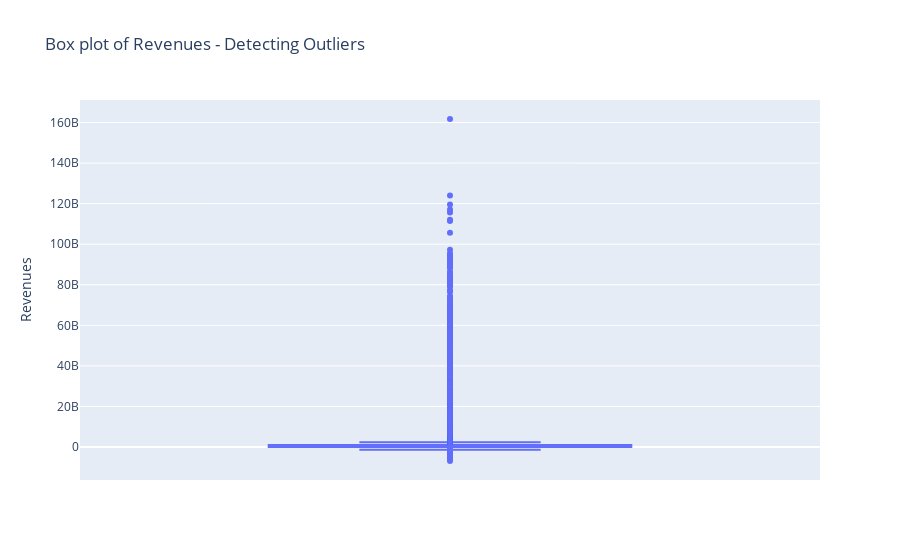
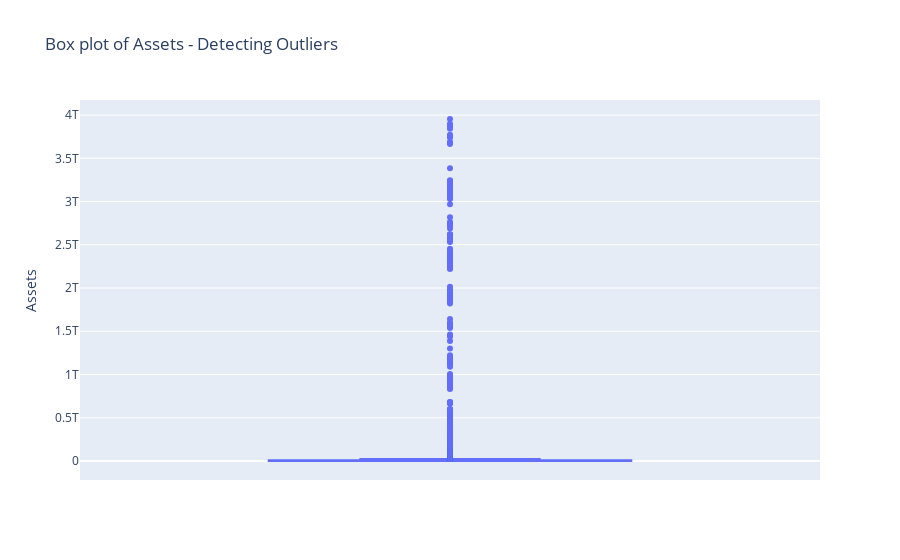
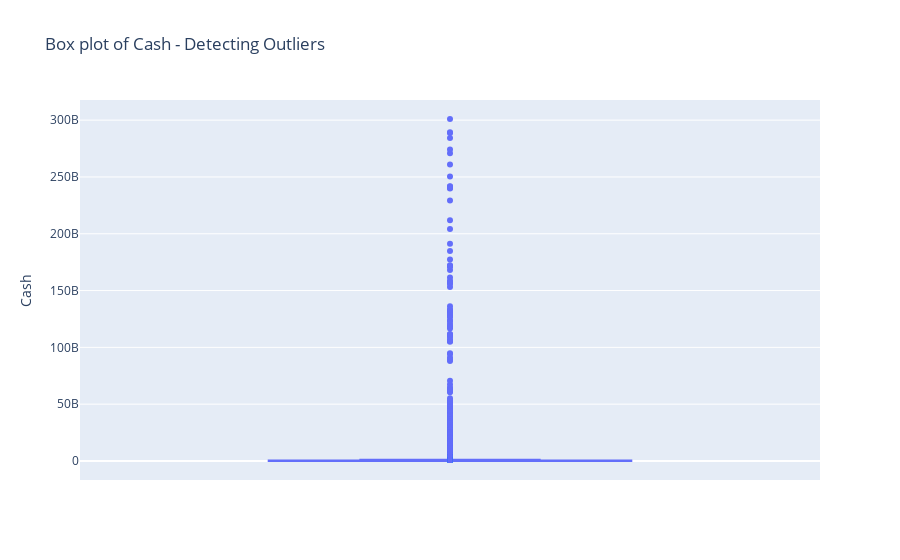
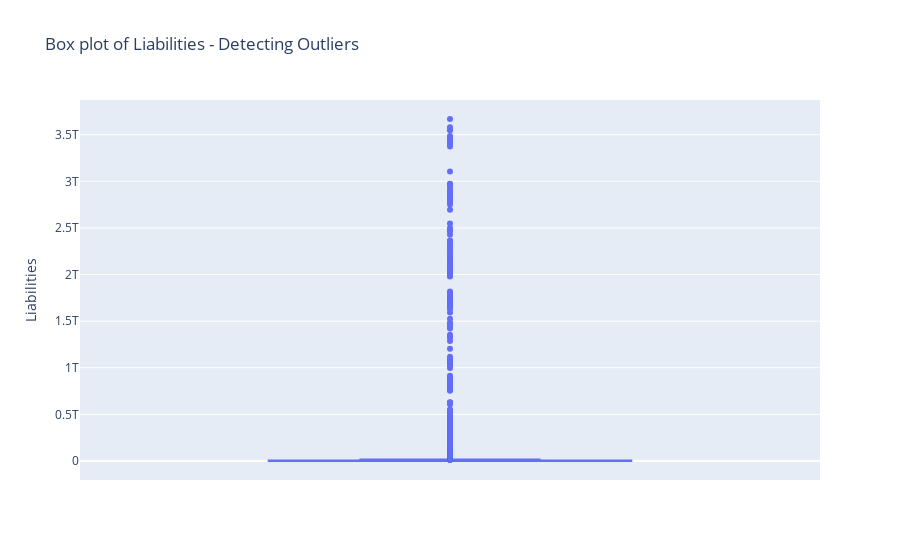

The code cell stored with these charts, in order, in its notebook:
### Markdown cell above
# Visualization

### Code cell
# Plotting box plots for significant features to detect outliers
significant_features = ['Revenues', 'Assets', 'Cash', 'Liabilities', 'interest_rate', 'unemployment_rate']  # Replace with your actual feature names

for feature in significant_features:
    fig = px.box(df, y=feature, title=f"Box plot of {feature} - Detecting Outliers")
    fig.show()

### Figure 1 — Plotly figure (JSON) as saved in the notebook; plotly's stock layout.template omitted (floating-point values rounded to 4 significant figures; data arrays with more than 128 entries replaced by an {"elided": "..."} marker saying what was removed)
{"data": [{"alignmentgroup": "True", "hovertemplate": "Revenues=%{y}<extra></extra>", "legendgroup": "", "marker": {"color": "#636efa"}, "name": "", "notched": false, "offsetgroup": "", "orientation": "v", "showlegend": false, "type": "box", "x0": " ", "xaxis": "x", "y": {"elided": "24266 int values"}, "y0": " ", "yaxis": "y"}], "layout": {"boxmode": "group", "legend": {"tracegroupgap": 0}, "title": {"text": "Box plot of Revenues - Detecting Outliers"}, "xaxis": {"anchor": "y", "domain": [0, 1]}, "yaxis": {"anchor": "x", "domain": [0, 1], "title": {"text": "Revenues"}}}}

### Figure 2 — Plotly figure (JSON) as saved in the notebook; plotly's stock layout.template omitted (floating-point values rounded to 4 significant figures; data arrays with more than 128 entries replaced by an {"elided": "..."} marker saying what was removed)
{"data": [{"alignmentgroup": "True", "hovertemplate": "Assets=%{y}<extra></extra>", "legendgroup": "", "marker": {"color": "#636efa"}, "name": "", "notched": false, "offsetgroup": "", "orientation": "v", "showlegend": false, "type": "box", "x0": " ", "xaxis": "x", "y": {"elided": "24266 int values"}, "y0": " ", "yaxis": "y"}], "layout": {"boxmode": "group", "legend": {"tracegroupgap": 0}, "title": {"text": "Box plot of Assets - Detecting Outliers"}, "xaxis": {"anchor": "y", "domain": [0, 1]}, "yaxis": {"anchor": "x", "domain": [0, 1], "title": {"text": "Assets"}}}}

### Figure 3 — Plotly figure (JSON) as saved in the notebook; plotly's stock layout.template omitted (floating-point values rounded to 4 significant figures; data arrays with more than 128 entries replaced by an {"elided": "..."} marker saying what was removed)
{"data": [{"alignmentgroup": "True", "hovertemplate": "Cash=%{y}<extra></extra>", "legendgroup": "", "marker": {"color": "#636efa"}, "name": "", "notched": false, "offsetgroup": "", "orientation": "v", "showlegend": false, "type": "box", "x0": " ", "xaxis": "x", "y": {"elided": "24266 int values"}, "y0": " ", "yaxis": "y"}], "layout": {"boxmode": "group", "legend": {"tracegroupgap": 0}, "title": {"text": "Box plot of Cash - Detecting Outliers"}, "xaxis": {"anchor": "y", "domain": [0, 1]}, "yaxis": {"anchor": "x", "domain": [0, 1], "title": {"text": "Cash"}}}}

### Figure 4 — Plotly figure (JSON) as saved in the notebook; plotly's stock layout.template omitted (floating-point values rounded to 4 significant figures; data arrays with more than 128 entries replaced by an {"elided": "..."} marker saying what was removed)
{"data": [{"alignmentgroup": "True", "hovertemplate": "Liabilities=%{y}<extra></extra>", "legendgroup": "", "marker": {"color": "#636efa"}, "name": "", "notched": false, "offsetgroup": "", "orientation": "v", "showlegend": false, "type": "box", "x0": " ", "xaxis": "x", "y": {"elided": "24266 int values"}, "y0": " ", "yaxis": "y"}], "layout": {"boxmode": "group", "legend": {"tracegroupgap": 0}, "title": {"text": "Box plot of Liabilities - Detecting Outliers"}, "xaxis": {"anchor": "y", "domain": [0, 1]}, "yaxis": {"anchor": "x", "domain": [0, 1], "title": {"text": "Liabilities"}}}}
